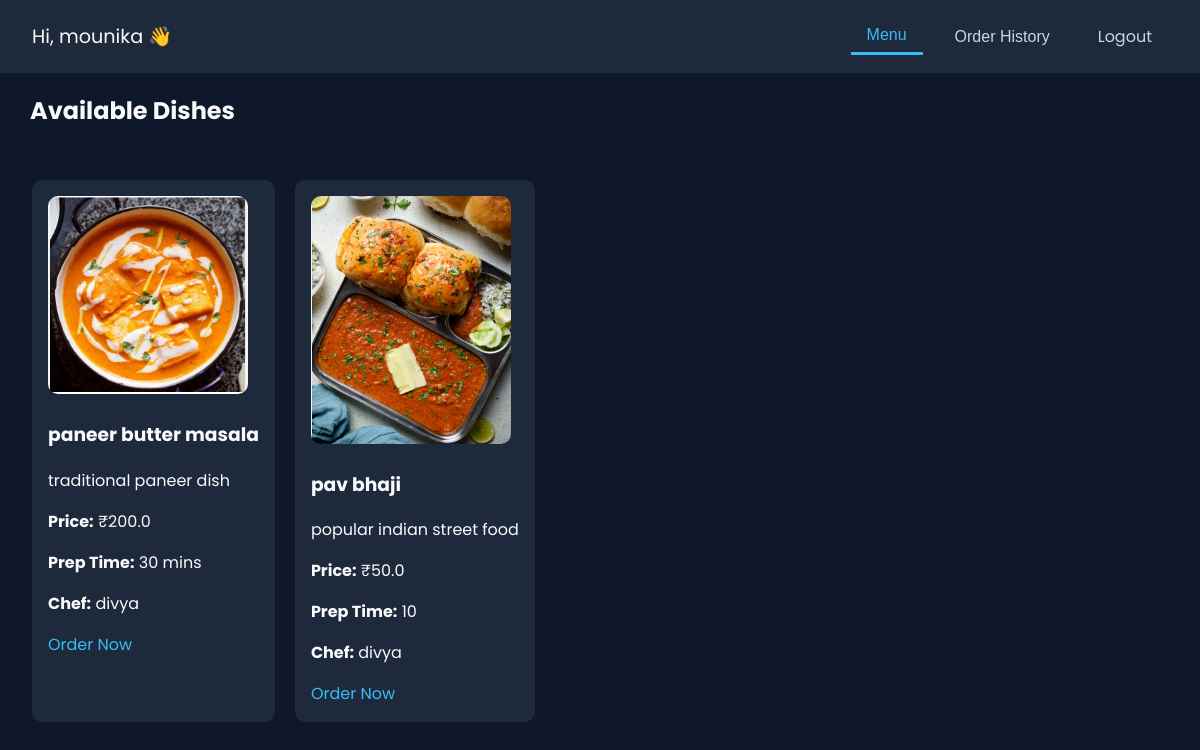
Page /customer/dashboard (signed in) on the committed database.
### tables this page shows
CREATE TABLE dishes (
    id INTEGER PRIMARY KEY AUTOINCREMENT,
    chef_id INTEGER,
    name TEXT NOT NULL,
    description TEXT,
    price REAL,
    prep_time TEXT,
    image_filename TEXT
, available INTEGER DEFAULT 1);

CREATE TABLE chefs (
    id INTEGER PRIMARY KEY AUTOINCREMENT,
    name TEXT NOT NULL,
    email TEXT UNIQUE NOT NULL,
    password TEXT NOT NULL
);

### app.py (the view)
@app.route('/customer/dashboard')
def customer_dashboard():
    if 'customer_id' not in session:
        return redirect('/customer_login')
    conn = sqlite3.connect('database.db')
    conn.row_factory = sqlite3.Row
    cursor = conn.cursor()
    cursor.execute('''
        SELECT dishes.*, chefs.name as chef_name
        FROM dishes
        JOIN chefs ON dishes.chef_id = chefs.id
        WHERE dishes.available = 1
    ''')
    dishes = cursor.fetchall()
    cursor.execute('''
        SELECT o.*, d.name AS dish_name, c.name AS chef_name
        FROM orders o
        JOIN dishes d ON o.dish_id = d.id
        JOIN chefs c ON d.chef_id = c.id
        WHERE o.customer_id = ?
        ORDER BY o.timestamp DESC
    ''', (session['customer_id'],))
    orders = cursor.fetchall()
    conn.close()
    return render_template('customer_dashboard.html', dishes=dishes, orders=orders)

### templates/customer_dashboard.html (shortened to what this page needs)
<!DOCTYPE html>
<html lang="en">
<head>
  <link rel="stylesheet" href="https://cdnjs.cloudflare.com/ajax/libs/font-awesome/6.5.0/css/all.min.css" />
</head>
<body>
  <div class="navbar">
    <div class="navbar-left">Hi, {{ session['customer_name'] }} 👋</div>
    <div class="navbar-right">
      <button class="nav-button active" onclick="showSection('menu', event)">Menu</button>
      <button class="nav-button" onclick="showSection('orders', event)">Order History</button>
      <a href="/customer_logout" class="nav-button">Logout</a>
    </div>
  </div>
  <h2 style="padding-left: 30px;">Available Dishes</h2>
  <div id="menu" class="section active">
    <div class="dish">
    {% for dish in dishes %}
      <div class="dish-card">
        <img src="{{ url_for('uploaded_file', filename=dish['image_filename']) }}">
        <h3>{{ dish['name'] }}</h3>
        <p>{{ dish['description'] }}</p>
        <p><strong>Price:</strong> ₹{{ dish['price'] }}</p>
        <p><strong>Prep Time:</strong> {{ dish['prep_time'] }}</p>
        <p><strong>Chef:</strong> {{ dish['chef_name'] }}</p>
        <a href="/place_order/{{ dish['id'] }}">Order Now</a>
      </div>
    {% endfor %}
    </div>
  </div>
</body>
</html>

### templates/customer_dashboard.html (style rules this page uses)
body { margin: 0; font-family: 'Poppins', sans-serif; background-color: #0f172a; color: #f8fafc; }
.navbar { display: flex; justify-content: space-between; align-items: center; padding: 1rem 2rem; background-color: #1e293b; }
.navbar-left { font-size: 1.2rem; }
.navbar-right { display: flex; gap: 1rem; align-items: center; }
.nav-button { background-color: transparent; color: #cbd5e1; border: none; padding: 0.5rem 1rem; font-size: 1rem; cursor: pointer; }
.nav-button.active { border-bottom: 3px solid #38bdf8; color: #38bdf8; }
.section { display: none; padding: 2rem; }
.section.active { display: block; }
.dish { display: flex; flex-wrap: wrap; gap: 20px; }
.dish-card { background-color: #1e293b; padding: 1rem; margin-bottom: 1rem; border-radius: 10px; }
.dish-card img { width: 200px; height: auto; border-radius: 10px; }
a { color: #38bdf8; text-decoration: none; }

### rows in the picture
dishes: image_filename (picture), name "paneer butter masala", description "traditional paneer dish", price "200.0", prep_time "30 mins", chef_name "divya"
dishes: image_filename (picture), name "pav bhaji", description "popular indian street food", price "50.0", prep_time "10", chef_name "divya"

### other values in the picture
{{ session['customer_name'] }} "mounika"
